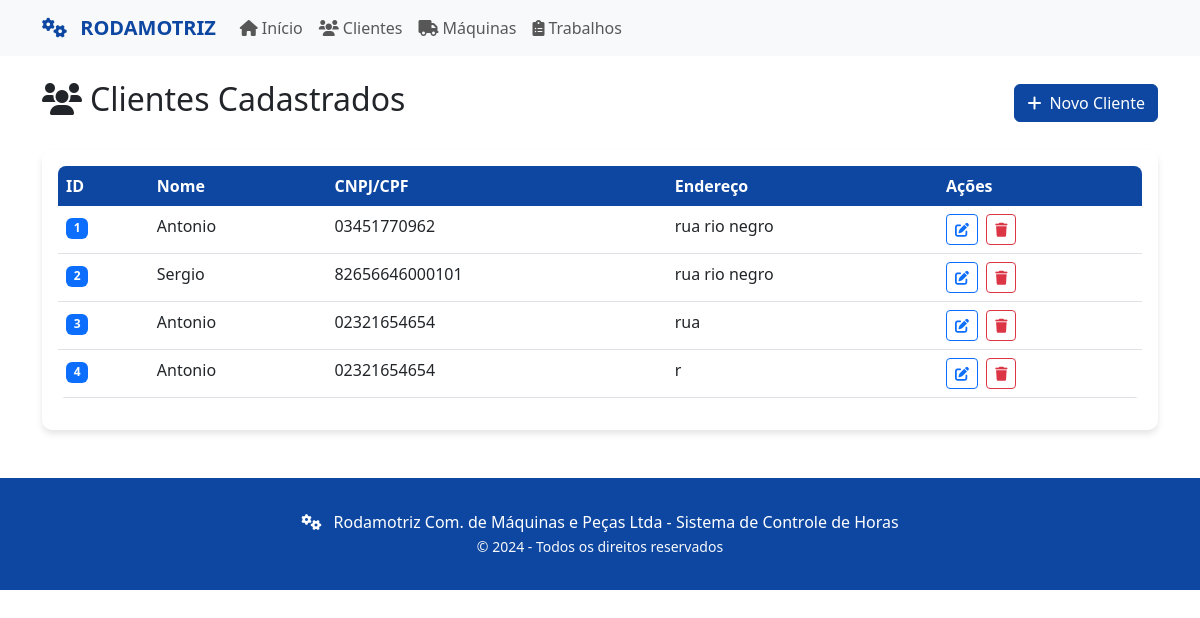
Before: /clientes with the older database file.
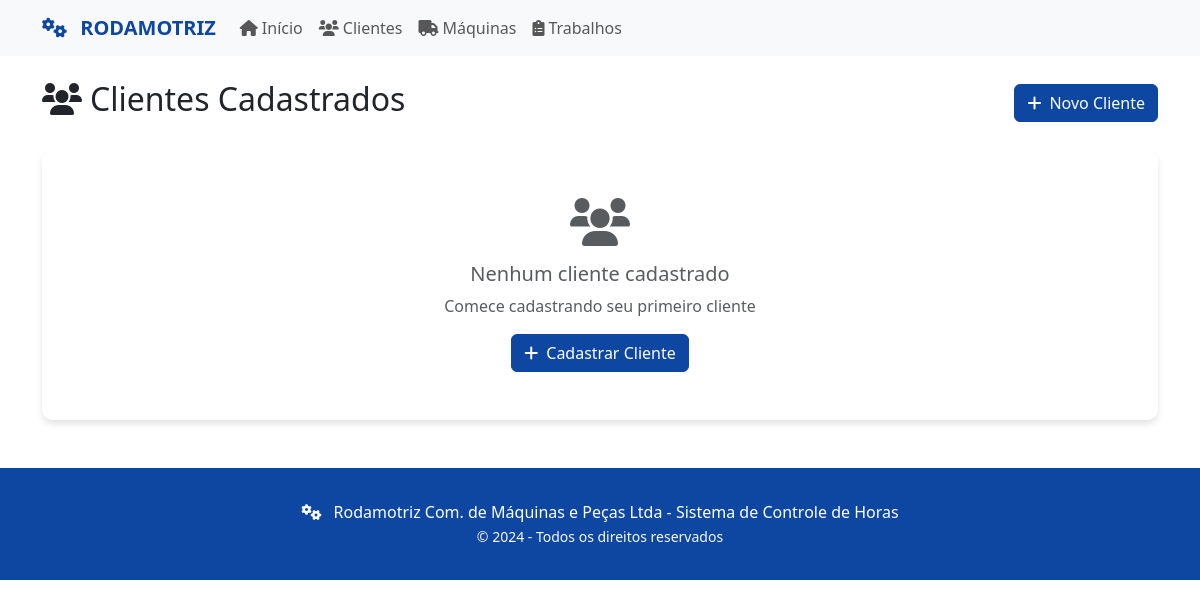
After: the same page with the newer database file.
### tables this page shows
CREATE TABLE clientes (
                id INTEGER PRIMARY KEY AUTOINCREMENT,
                nome TEXT NOT NULL,
                cnpj_cpf TEXT NOT NULL,
                endereco TEXT NOT NULL,
                data_cadastro TIMESTAMP DEFAULT CURRENT_TIMESTAMP
            );

### app_web.py (the view)
@app.route('/clientes')
def clientes():
    clientes = sistema.listar_clientes()
    return render_template('clientes.html', clientes=clientes)

### app_web.py (called while the page is built)
    def listar_clientes(self):
        with self.lock:
            self.cursor.execute(
                'SELECT id, nome, cnpj_cpf, endereco FROM clientes ORDER BY id')
            return self.cursor.fetchall()

### templates/clientes.html (shortened to what this page needs)
{% extends "base.html" %}
{% block content %}
<div class="d-flex justify-content-between align-items-center mb-4">
    <h2><i class="fas fa-users me-2"></i>Clientes Cadastrados</h2>
    <a href="{{ url_for('cadastrar_cliente') }}" class="btn btn-primary">
        <i class="fas fa-plus me-2"></i>Novo Cliente
    </a>
</div>
{% if clientes %}
<div class="card">
    <div class="card-body">
        <div class="table-responsive">
            <table class="table table-hover">
                <thead>
                    <tr>
                        <th>ID</th>
                        <th>Nome</th>
                        <th>CNPJ/CPF</th>
                        <th>Endereço</th>
                        <th>Ações</th>
                    </tr>
                </thead>
                <tbody>
                    {% for cliente in clientes %}
                    <tr>
                        <td><span class="badge bg-primary">{{ cliente[0] }}</span></td>
                        <td>{{ cliente[1] }}</td>
                        <td>{{ cliente[2] }}</td>
                        <td>{{ cliente[3] }}</td>
                        <td>
                            <button class="btn btn-sm btn-outline-primary" onclick="editarCliente({{ cliente[0] }})">
                                <i class="fas fa-edit"></i>
                            </button>
                            <form action="{{ url_for('deletar_cliente', cliente_id=cliente[0]) }}" method="post" style="display:inline;">
                                <button type="submit" class="btn btn-sm btn-outline-danger ms-1" title="Excluir Cliente" onclick="return confirm('Deseja realmente excluir este cliente?');">
                                    <i class="fas fa-trash"></i>
                                </button>
                            </form>
                        </td>
                    </tr>
                    {% endfor %}
                </tbody>
            </table>
        </div>
    </div>
</div>
{% else %}
<div class="card">
    <div class="card-body text-center py-5">
        <i class="fas fa-users fa-3x text-muted mb-3"></i>
        <h5 class="text-muted">Nenhum cliente cadastrado</h5>
        <p class="text-muted">Comece cadastrando seu primeiro cliente</p>
        <a href="{{ url_for('cadastrar_cliente') }}" class="btn btn-primary">
            <i class="fas fa-plus me-2"></i>Cadastrar Cliente
        </a>
    </div>
</div>
{% endif %}
{% endblock %}

### templates/base.html (shortened to what this page needs)
<!DOCTYPE html>
<html lang="pt-BR">
<head>
    <link href="https://cdn.jsdelivr.net/npm/bootstrap@5.3.0/dist/css/bootstrap.min.css" rel="stylesheet">
    <link href="https://cdnjs.cloudflare.com/ajax/libs/font-awesome/6.0.0/css/all.min.css" rel="stylesheet">
</head>
<body>
    <nav class="navbar navbar-expand-lg navbar-light bg-light">
        <div class="container">
            <a class="navbar-brand" href="{{ url_for('index') }}">
                <i class="fas fa-cogs me-2"></i>
                RODAMOTRIZ
            </a>
            <div class="collapse navbar-collapse" id="navbarNav">
                <ul class="navbar-nav me-auto">
                    <li class="nav-item">
                        <a class="nav-link" href="{{ url_for('index') }}">
                            <i class="fas fa-home me-1"></i>Início
                        </a>
                    </li>
                    <li class="nav-item">
                        <a class="nav-link" href="{{ url_for('clientes') }}">
                            <i class="fas fa-users me-1"></i>Clientes
                        </a>
                    </li>
                    <li class="nav-item">
                        <a class="nav-link" href="{{ url_for('maquinas') }}">
                            <i class="fas fa-truck me-1"></i>Máquinas
                        </a>
                    </li>
                    <li class="nav-item">
                        <a class="nav-link" href="{{ url_for('trabalhos') }}">
                            <i class="fas fa-clipboard-list me-1"></i>Trabalhos
                        </a>
                    </li>
                </ul>
            </div>
        </div>
    </nav>
    <main class="container mt-4">
        {% block content %}{% endblock %}
    </main>
    <footer class="footer">
        <div class="container text-center">
            <p class="mb-0">
                <i class="fas fa-cogs me-2"></i>
                Rodamotriz Com. de Máquinas e Peças Ltda - Sistema de Controle de Horas
            </p>
            <small class="text-light">© 2024 - Todos os direitos reservados</small>
        </div>
    </footer>
</body>
</html>

### templates/base.html (style rules this page uses)
.navbar-brand { font-weight: bold; color: #0d47a1 !important; }
.card { box-shadow: 0 4px 6px rgba(0, 0, 0, 0.1); border: none; border-radius: 10px; }
.btn-primary { background-color: #0d47a1; border-color: #0d47a1; }
.footer { background-color: #0d47a1; color: white; padding: 2rem 0; margin-top: 3rem; }

Changed rows visible on the page:
removed clientes: id "1", nome "Antonio", cnpj_cpf "03451770962", endereco "rua rio negro"
removed clientes: id "2", nome "Sergio", cnpj_cpf "82656646000101", endereco "rua rio negro"
removed clientes: id "3", nome "Antonio", cnpj_cpf "02321654654", endereco "rua"
removed clientes: id "4", nome "Antonio", cnpj_cpf "02321654654", endereco "r"
Other visible differences:
text no longer shown: "ID Nome CNPJ/CPF Endereço Ações"
text now shown: "Nenhum cliente cadastrado Comece cadastrando seu primeiro cliente Cadastrar Cliente"
